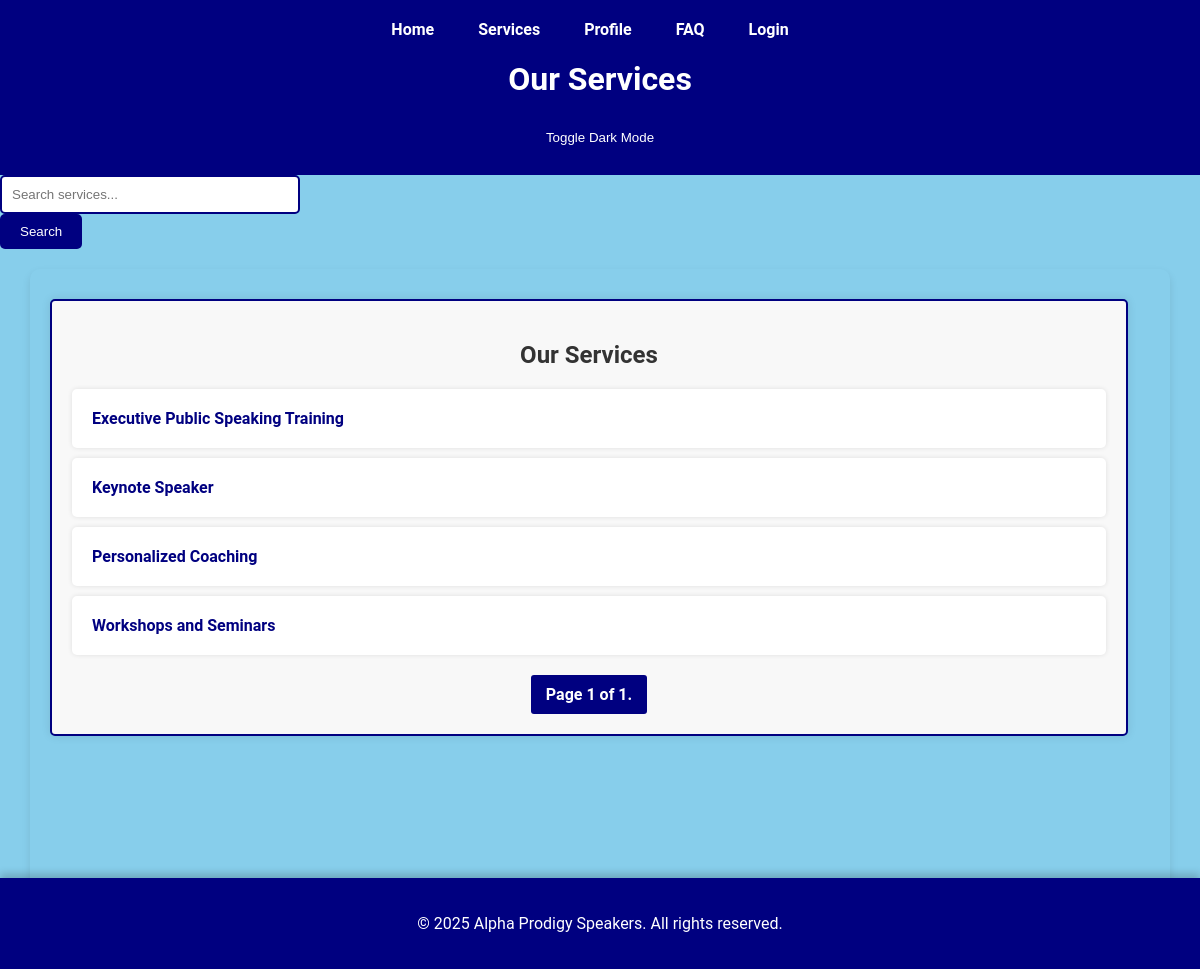
Before: /speakers/services/ with the older database file.
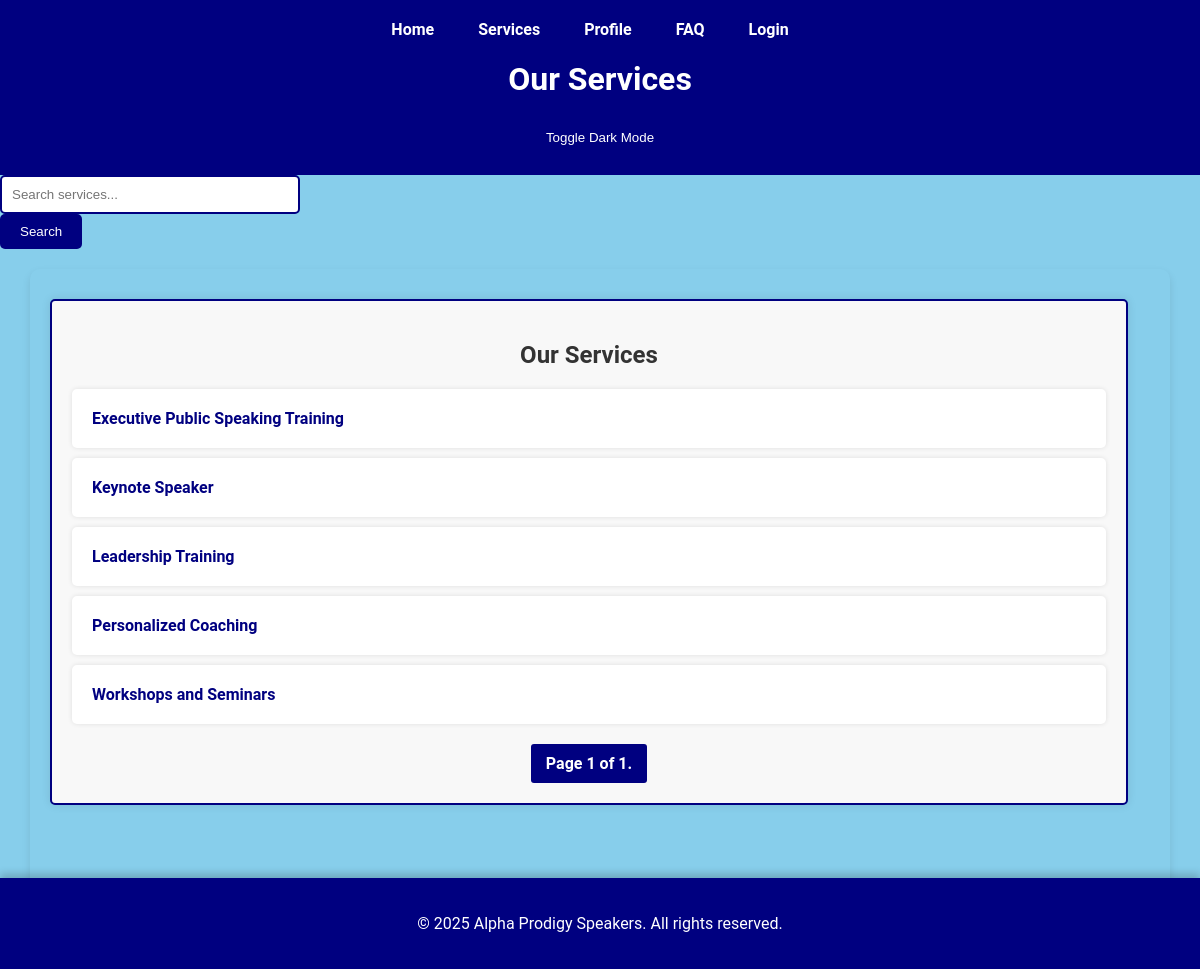
After: the same page with the newer database file.
### speakers/models.py (models this page shows, shortened)
class Service(models.Model):
    name = models.CharField(max_length=100)
    description = models.TextField()
    price = models.DecimalField(max_digits=10, decimal_places=2)
    class Meta:
        ordering = ['name']  # Order by name by default

### speakers/views.py (the view)
# urls.py: path('services/', views.service_list_view, name='service_list'),
def service_list_view(request):
    services = Service.objects.all().order_by('name')
    paginator = Paginator(services, 10)  # Show 10 services per page
    page_number = request.GET.get('page')
    page_obj = paginator.get_page(page_number)
    return render(request, 'service_list.html', {'page_obj': page_obj})

### templates/htmls/service_list.html (shortened to what this page needs)
{% extends 'base.html' %}
{% block header %}
    Our Services
{% endblock %}
{% block content %}
<section id="services">
    <h2>Our Services</h2>
    <ul>
        {% for service in page_obj %}
            <li><a href="{% url 'service_detail' service.id %}">{{ service.name }}</a></li>
        {% endfor %}
    </ul>
    <div class="pagination">
        <span class="step-links">
            <span class="current">
                Page {{ page_obj.number }} of {{ page_obj.paginator.num_pages }}.
            </span>
        </span>
    </div>
</section>
{% endblock %}

Changed rows visible on the page:
added Service: name "Leadership Training"
